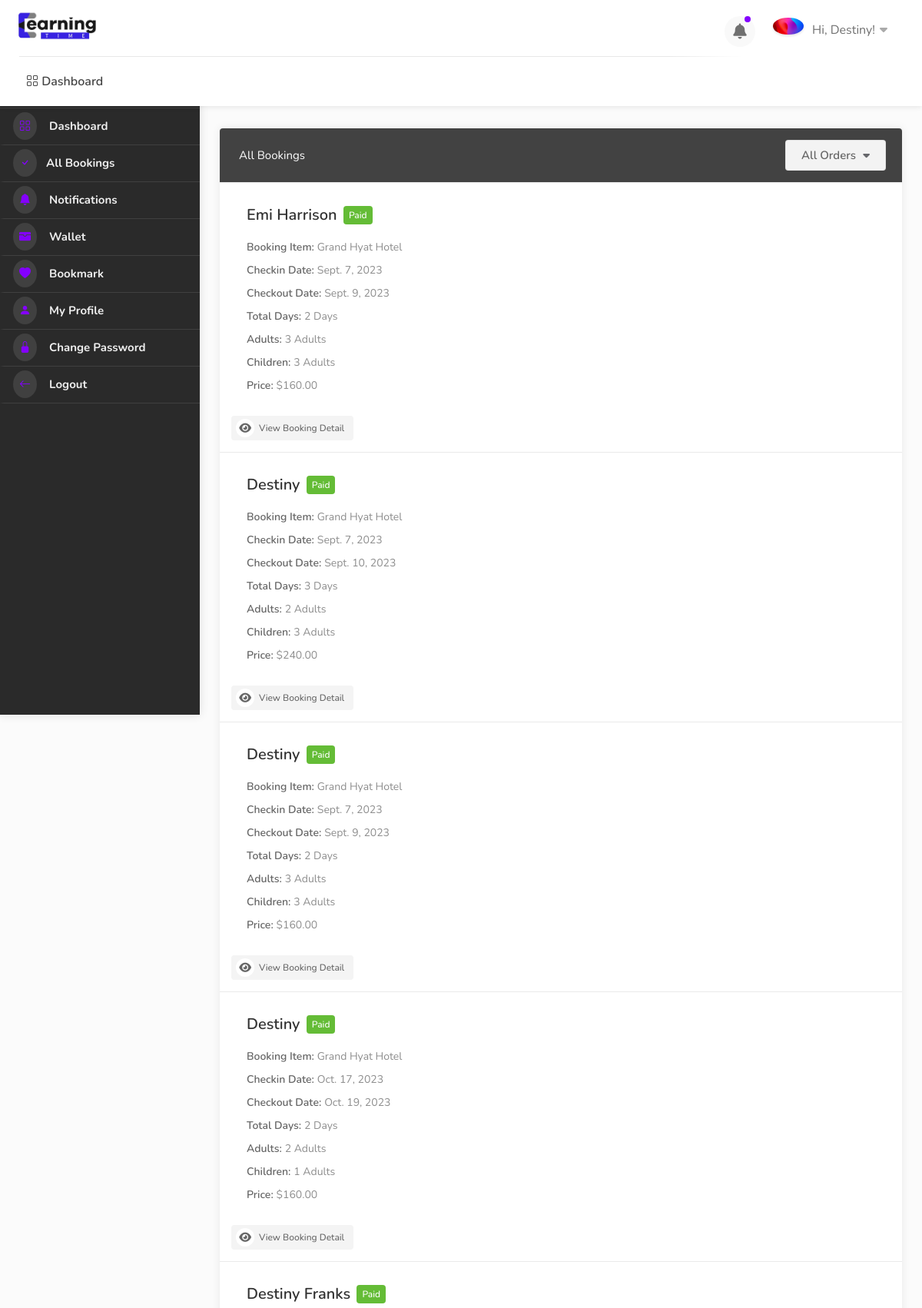
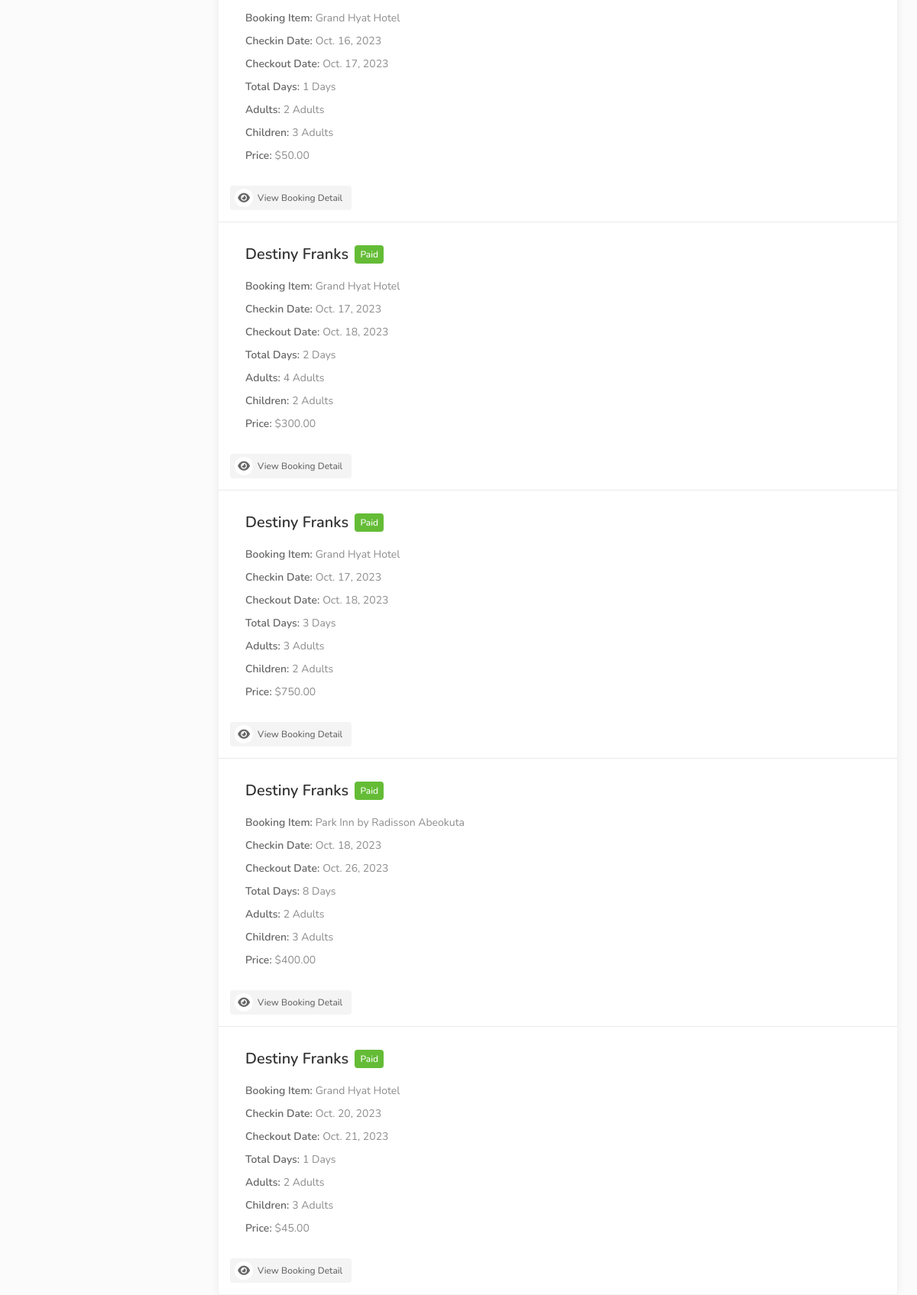
The page /hotel/dashboard/bookings/ (signed in) on the database its author committed (2 pictures, top to bottom).
### userauths/models.py (models this page shows, shortened)
class User(AbstractUser):
    full_name = models.CharField(max_length=1000, null=True, blank=True)
    username = models.CharField(max_length=100, null=True, blank=True)
    email = models.EmailField(unique=True)
    phone = models.CharField(max_length=100, null=True, blank=True)
    gender = models.CharField(max_length=100, choices=GENDER, null=True, blank=True)
    otp = models.CharField(max_length=100, null=True, blank=True)
    USERNAME_FIELD = "email"
    REQUIRED_FIELDS = ['username']

class Profile(models.Model):
    pid = ShortUUIDField(length=7, max_length=25, alphabet="abcdefghijklmnopqrstuvxyz123")
    image = models.ImageField(upload_to=user_directory_path, default="default.jpg", null=True, blank=True)
    user = models.OneToOneField(User, on_delete=models.CASCADE)
    full_name = models.CharField(max_length=1000, null=True, blank=True)
    phone = models.CharField(max_length=100, null=True, blank=True)
    gender = models.CharField(max_length=100, choices=GENDER, null=True, blank=True)
    country = models.CharField(max_length=100, null=True, blank=True)
    city = models.CharField(max_length=100, null=True, blank=True)
    state = models.CharField(max_length=100, null=True, blank=True)
    address = models.CharField(max_length=1000, null=True, blank=True)
    identity_type = models.CharField(choices=IDENTITY_TYPE, default="national_id_card", max_length=100, null=True, blank=True)
    identity_image = models.ImageField(upload_to=user_directory_path, default="id.jpg", null=True, blank=True)
    facebook = models.URLField(default="https://facebook.com/", null=True, blank=True)
    twitter = models.URLField(default="https://twitter.com/", null=True, blank=True)
    wallet = models.DecimalField(decimal_places=2, max_digits=12, default=0.00)
    verified = models.BooleanField(default=False)
    date = models.DateTimeField(auto_now_add=True, null=True, blank=True)
    class Meta:
        ordering = ["-date"]

### hotel/models.py (models this page shows, shortened)
class Booking(models.Model):
    user = models.ForeignKey(User, on_delete=models.SET_NULL, null=True, blank=True)
    payment_status = models.CharField(max_length=100, choices=PAYMENT_STATUS, default="initiated")
    full_name = models.CharField(max_length=1000, null=True, blank=True)
    email = models.EmailField(null=True, blank=True)
    phone = models.CharField(max_length=1000, null=True, blank=True)
    hotel = models.ForeignKey(Hotel, on_delete=models.SET_NULL, null=True)
    room_type = models.ForeignKey(RoomType, on_delete=models.SET_NULL, null=True)
    room = models.ManyToManyField(Room)
    before_discount = models.DecimalField(max_digits=12, decimal_places=2, default=0.00)
    total = models.DecimalField(max_digits=12, decimal_places=2, default=0.00)
    saved = models.DecimalField(max_digits=12, decimal_places=2, default=0.00)
    check_in_date = models.DateField()
    check_out_date = models.DateField()
    total_days = models.PositiveIntegerField(default=0)
    num_adults = models.PositiveIntegerField(default=1)
    num_children = models.PositiveIntegerField(default=0)
    checked_in = models.BooleanField(default=False)
    checked_out = models.BooleanField(default=False)
    is_active = models.BooleanField(default=True)
    checked_in_tracker = models.BooleanField(default=False, help_text="DO NOT CHECK THIS BOX")
    checked_out_tracker = models.BooleanField(default=False, help_text="DO NOT CHECK THIS BOX")
    date = models.DateTimeField(auto_now_add=True, null=True, blank=True)
    coupons = models.ManyToManyField("hotel.Coupon", blank=True)
    stripe_payment_intent = models.CharField(max_length=200,null=True, blank=True)
    success_id = ShortUUIDField(length=300, max_length=505, alphabet="abcdefghijklmnopqrstuvxyz1234567890")
    booking_id = ShortUUIDField(unique=True, length=10, max_length=20, alphabet="abcdefghijklmnopqrstuvxyz")

class Hotel(models.Model):
    user = models.ForeignKey(User, on_delete=models.CASCADE)
    name = models.CharField(max_length=100)
    description = CKEditor5Field(config_name='extends', null=True, blank=True)
    image = models.FileField(upload_to="hotel_gallery")
    address = models.CharField(max_length=200)
    mobile = models.CharField(max_length=20)
    email = models.CharField(max_length=20)
    status = models.CharField(choices=HOTEL_STATUS, max_length=10, default="published", null=True, blank=True)
    country = models.CharField(max_length=50, null=True, blank=True)
    tags = TaggableManager(blank=True)
    views = models.PositiveIntegerField(default=0)
    featured = models.BooleanField(default=False)
    hid = ShortUUIDField(unique=True, length=10, max_length=20, alphabet="abcdefghijklmnopqrstuvxyz")
    slug = models.SlugField(null=True, blank=True)
    date = models.DateTimeField(auto_now_add=True)
    def hotel_gallery(self):
        return HotelGallery.objects.filter(hotel=self)

### user_dashboard/views.py (the view)
# urls.py: path("bookings/", views.bookings, name="bookings"),
@login_required
def bookings(request):
    bookings = Booking.objects.filter(user=request.user, payment_status="paid")
    context = {
        "bookings":bookings,
    }
    return render(request, "user_dashboard/bookings.html", context)

### hotel/context_processor.py (called while the page is built)
def default(request):
    if 'selection_data_obj' in request.session:
        total_selected_items = len(request.session['selection_data_obj'])
    else:
        total_selected_items = 0
    try:
        noti = Notification.objects.filter(user=request.user, seen=False)
    except:
        noti = None
    return {
        "total_selected_items": total_selected_items,
        "noti": noti,
    }

### templates/user_dashboard/bookings.html (shortened to what this page needs)
{% extends 'partials/dashboard_base.html' %}
{% load static %}
{% block content %}
    <div id="dashboard">
        {% include 'partials/dashboard_sidebar.html' %}
        <div class="utf_dashboard_content">
            <div class="row">
                <div class="col-lg-12 col-md-12">
                  <div class="utf_dashboard_list_box margin-top-0">
                    <div class="sort-by my_sort_by">
                        <div class="utf_sort_by_select_item">
                          <select data-placeholder="All Listing" class="utf_chosen_select_single">
                            <option>All Orders</option>
                          </select>
                        </div>
                    </div>
                    <h4>All Bookings</h4>
                    <ul>
                        {% for b in bookings %}
                            <li class="utf_approved_booking_listing">
                                <div class="utf_list_box_listing_item bookings">
                                <div class="utf_list_box_listing_item_content">
                                    <div class="inner">
                                    <h3>{{b.full_name|title}} <span class="utf_booking_listing_status">{{b.payment_status|title}}</span></h3>
                                    <div class="utf_inner_booking_listing_list">
                                        <h5>Booking Item: </h5>
                                        <ul class="utf_booking_listing_list">
                                        <li>{{b.hotel.name}}</li>
                                        </ul>
                                    </div>
                                    <div class="utf_inner_booking_listing_list">
                                        <h5>Checkin Date:</h5>
                                        <ul class="utf_booking_listing_list">
                                          <li class="highlighted">{{b.check_in_date}}</li>
                                        </ul>
                                      </div>
                                      <div class="utf_inner_booking_listing_list">
                                        <h5>Checkout Date:</h5>
                                        <ul class="utf_booking_listing_list">
                                          <li class="highlighted">{{b.check_out_date}}</li>
                                        </ul>
                                      </div>
                                      <div class="utf_inner_booking_listing_list">
                                        <h5>Total Days:</h5>
                                        <ul class="utf_booking_listing_list">
                                          <li class="highlighted">{{ b.total_days }} Days</li>
                                        </ul>
                                      </div>
                                      <div class="utf_inner_booking_listing_list">
                                        <h5>Adults:</h5>
                                        <ul class="utf_booking_listing_list">
                                          <li class="highlighted">{{ b.num_adults }} Adults</li>
                                        </ul>
                                      </div>
                                      <div class="utf_inner_booking_listing_list">
                                        <h5>Children:</h5>
                                        <ul class="utf_booking_listing_list">
                                          <li class="highlighted">{{ b.num_children }} Adults</li>
                                        </ul>
                                      </div>
                                    <div class="utf_inner_booking_listing_list">
                                        <h5>Price:</h5>
                                        <ul class="utf_booking_listing_list">
                                            <li class="highlighted">${{b.total|floatformat:2}}</li>
                                        </ul>
                                    </div>
                                    </div>
                                </div>
                                </div>
                                <div class=""> <a href="{% url 'dashboard:booking_detail' b.booking_id %}" class="button gray reject"><i class="fas fa-eye"></i> View Booking Detail</a> </div>
                            </li>
                        {% endfor %}
                    </ul>
                  </div>
                </div>
              </div>
        </div>
    </div>
{% endblock content %}

### templates/partials/dashboard_base.html (shortened to what this page needs)
{% load static %}
<!DOCTYPE html>
<html lang="zxx">
<head>
    <link rel="stylesheet" href="{% static 'css/stylesheet.css' %}">
    <link rel="stylesheet" href="{% static 'css/mmenu.css' %}">
    <link rel="stylesheet" href="{% static 'css/perfect-scrollbar.css' %}">
    <link rel="stylesheet" href="{% static 'css/style.css' %}" id="colors">
    <link rel="stylesheet" href="https://cdn.jsdelivr.net/npm/bootstrap-icons@1.10.5/font/bootstrap-icons.css">
    <link rel="stylesheet" href="https://cdnjs.cloudflare.com/ajax/libs/font-awesome/4.7.0/css/font-awesome.css" />
    <link rel="stylesheet" href="https://cdnjs.cloudflare.com/ajax/libs/font-awesome/6.0.0/css/all.min.css" />
    <link rel="stylesheet" href="https://cdn.jsdelivr.net/npm/@mdi/font@7.2.96/css/materialdesignicons.min.css">
    <link href='https://unpkg.com/boxicons@2.1.4/css/boxicons.min.css' rel='stylesheet'>
    <link rel="stylesheet" href="https://cdn.jsdelivr.net/npm/remixicon-ligatures@2.5.0/fonts/remixicon.min.css">
    <link href="https://cdn.jsdelivr.net/npm/remixicon@2.2.0/fonts/remixicon.css" rel="stylesheet">
</head>
<body>
    <div id="main_wrapper">
        <header id="header_part" class="fixed fullwidth_block dashboard">
            <div id="header" class="not-sticky">
                <div class="container">
                    <div class="utf_left_side">
                        <div id="logo"> <a href="{% url 'dashboard:dashboard' %}"><img src="{% static 'images/logo.png' %}" alt=""></a> </div>
                        <nav id="navigation" class="style_one">
                            <ul id="responsive">
                                <li><a href="{% url 'dashboard:dashboard' %}"> <i class="bi bi-grid"></i> Dashboard</a></li>
                            </ul>
                        </nav>
                        <div class="clearfix"></div>
                    </div>
                    <div class="utf_right_side">
                        <div class="header_widget">
                            <div class="dashboard_header_button_item {% if noti %} has-noti {% endif %} js-item-menu">
                                <i class="fas fa-bell"></i>
                            </div>
                            <div class="utf_user_menu">
                                <div class="utf_user_name"><span><img src="{{request.user.profile.image.url}}" alt=""></span>Hi, {{request.user.username|title}}!</div>
                            </div>
                        </div>
                    </div>
                </div>
            </div>
        </header>
        {% block content %}
        {% endblock content %}
    </div>
</body>
</html>

### static/css/mmenu.css (style rules this page uses)
:root { --mm-line-height: 20px; --mm-listitem-size: 44px; --mm-navbar-size: 44px; --mm-offset-top: 0; --mm-offset-right: 0; --mm-offset-bottom: 0; --mm-offset-left: 0; --mm-color-border: rgba(0, 0, 0, 0.1); --mm-color-button: rgba(0, 0, 0, 0.3); --mm-color-text: rgba(0, 0, 0, 0.75); --mm-color-text-dimmed: rgba(0, 0, 0, 0.3); --mm-color-background: #f3f3f3; --mm-color-background-highlight: rgba(0, 0, 0, 0.05); --mm-color-background-emphasis: rgba(255, 255, 255, 0.4); --mm-shadow: 0 0 10px rgba(0, 0, 0, 0.3) }

### static/css/style.css (style rules this page uses)
body { color: #707070; font-size: 15px; line-height: 28px; background-color: #fff; }
body, h1, h2, h3, h4, h5, h6, input[type="text"], input[type="password"], input[type="email"], textarea, select, input[type="button"], input[type="submit"], button, #tiptip_content, .map-box p, .map-box div, .numerical-rating .utf_counter_star_rating, body .nav_responsive i.menu-trigger:after { font-family: 'Nunito', sans-serif; text-transform: none; }
h1, h2, h3, h4, h5, h6 { color: #323232; }
* { margin: 0px; padding: 0px; box-sizing: border-box; }
ul, li { margin: 0px; list-style-type: none; }

### rows shown on the page
User: user.profile.image (picture), user.username "Destiny"
Booking: full_name "Emi Harrison", payment_status "Paid", hotel.name "Grand Hyat Hotel", check_in_date "Sept. 7, 2023", check_out_date "Sept. 9, 2023", total_days "2", num_adults "3", num_children "3", total "160.00"
Booking: full_name "Destiny", payment_status "Paid", hotel.name "Grand Hyat Hotel", check_in_date "Sept. 7, 2023", check_out_date "Sept. 10, 2023", total_days "3", num_adults "2", num_children "3", total "240.00"
Booking: full_name "Destiny", payment_status "Paid", hotel.name "Grand Hyat Hotel", check_in_date "Sept. 7, 2023", check_out_date "Sept. 9, 2023", total_days "2", num_adults "3", num_children "3", total "160.00"
Booking: full_name "Destiny", payment_status "Paid", hotel.name "Grand Hyat Hotel", check_in_date "Oct. 17, 2023", check_out_date "Oct. 19, 2023", total_days "2", num_adults "2", num_children "1", total "160.00"
Booking: full_name "Destiny Franks", payment_status "Paid", hotel.name "Grand Hyat Hotel", check_in_date "Oct. 16, 2023", check_out_date "Oct. 17, 2023", total_days "1", num_adults "2", num_children "3", total "50.00"
Booking: full_name "Destiny Franks", payment_status "Paid", hotel.name "Grand Hyat Hotel", check_in_date "Oct. 17, 2023", check_out_date "Oct. 18, 2023", total_days "2", num_adults "4", num_children "2", total "300.00"
Booking: full_name "Destiny Franks", payment_status "Paid", hotel.name "Grand Hyat Hotel", check_in_date "Oct. 17, 2023", check_out_date "Oct. 18, 2023", total_days "3", num_adults "3", num_children "2", total "750.00"
Booking: full_name "Destiny Franks", payment_status "Paid", hotel.name "Park Inn by Radisson Abeokuta", check_in_date "Oct. 18, 2023", check_out_date "Oct. 26, 2023", total_days "8", num_adults "2", num_children "3", total "400.00"
Booking: full_name "Destiny Franks", payment_status "Paid", hotel.name "Grand Hyat Hotel", check_in_date "Oct. 20, 2023", check_out_date "Oct. 21, 2023", total_days "1", num_adults "2", num_children "3", total "45.00"
